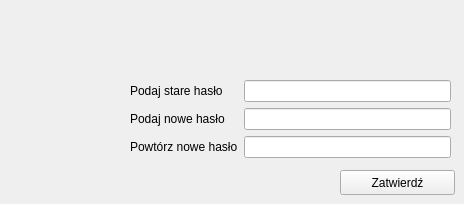
       <widget class="QWidget" name="page_1_change_pw">
        <widget class="QPushButton" name="pushButton_change_pw_cl">
         <property name="geometry">
          <rect>
           <x>340</x>
           <y>170</y>
           <width>115</width>
           <height>25</height>
          </rect>
         </property>
         <property name="text">
          <string>Zatwierdź</string>
         </property>
        </widget>
        <widget class="QWidget" name="layoutWidget">
         <property name="geometry">
          <rect>
           <x>130</x>
           <y>80</y>
           <width>321</width>
           <height>80</height>
          </rect>
         </property>
         <layout class="QGridLayout" name="gridLayout_14">
          <item row="0" column="0">
           <widget class="QLabel" name="label_14">
            <property name="text">
             <string>Podaj stare hasło</string>
            </property>
           </widget>
          </item>
          <item row="0" column="1">
           <widget class="QLineEdit" name="lineEdit_old_pw_cl"/>
          </item>
          <item row="1" column="0">
           <widget class="QLabel" name="label_15">
            <property name="text">
             <string>Podaj nowe hasło</string>
            </property>
           </widget>
          </item>
          <item row="1" column="1">
           <widget class="QLineEdit" name="lineEdit_new_pw_cl"/>
          </item>
          <item row="2" column="0">
           <widget class="QLabel" name="label_16">
            <property name="text">
             <string>Powtórz nowe hasło</string>
            </property>
           </widget>
          </item>
          <item row="2" column="1">
           <widget class="QLineEdit" name="lineEdit_new2_pw_cl"/>
          </item>
         </layout>
        </widget>
       </widget>
